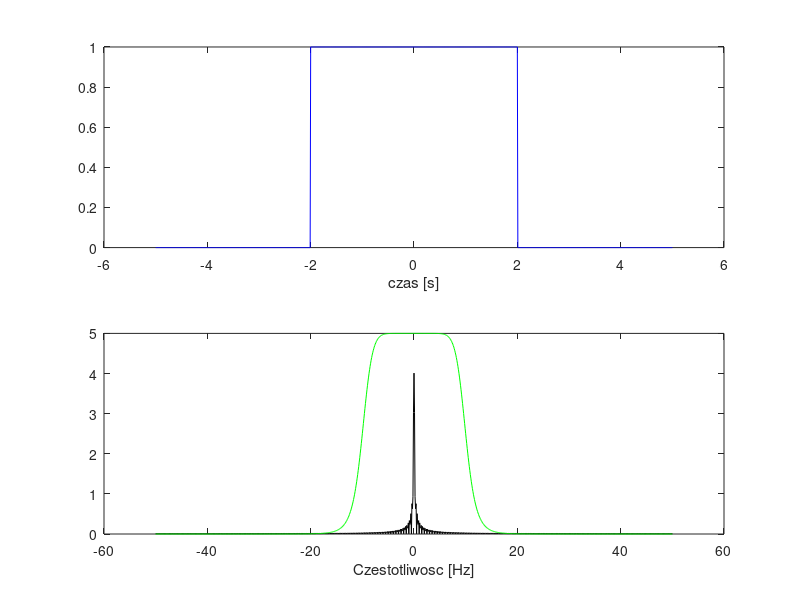

Reproduce this figure in MATLAB. (Note: this script raises an error after producing the figure.)
%%
close all; clear; clc;
% ZADANIE 1 (FILTRACJA SYGALLU !!!) 
%harmoniczny f=16hz, amp=1.2 , 
%harmoniczny; okres=0.1s (czylli f=1/0.1), amp=0.9, 
% trojkatna, % tw=1s, szer=3s, amp=3
%t=<-5,5>s, FS=100;

Fs=100;
t = -5:(1/Fs):5;
x3=3*((1-abs(t-1)/1.5)).*((abs(t-1))<=1.5); % amp=3, szer=3, sr=1
x1=1.2*sin(2*pi*16*t);
x2=0.9*sin(2*pi*(1/0.1)*t);
x=x1+x2+x3;
plot(t,x,'r')

subplot(211), plot(t,x,'b')
%subplot(212), plot(tc,xc,'c')
xlabel('czas [s]');
XT=fftshift(fft(x)); % przesuniecie transformaty
WA=abs(XT)/Fs; % widmo amplitudowe %%% dzielimy przez Fs poniewaz wykres za maly
%WF=angle(XT); % widmo fazowe
%f=linspace(0,Fs,length(t)); % wektor czestotliwosci (polecenie zwraca wektor od zera do Fs o dlugosci (t))
% WIDMO FAZOWE I AMPLITUDOWE JEST FUNKCJĄ CZESTOTLIWOŚCI A NIE CZASU!!!
% (polowa punktow zabrana za bledne myslenie)
f=linspace(-Fs/2,Fs/2,length(t)); % mozna f=10*t

filtr=1.0*(abs(f)<=13); % bo mamy f0 = 13 (wybralismy sami ppomiedzy szczytami) %filtr idealny
xn=real(ifft(ifftshift(filtr.*XT))); % obcinamy czesc urojona a 
% zostawiamy rzeczywista, to jest nas powrot do domeny czasu !

subplot(211), plot(t,x,'r',t,xn,'b')
subplot(212), plot(f,WA,'k',f,5*filtr,'g'); % ta 500 to na potrzeby 
% graficzne aby bylo widac filtr 
xlabel('Czestotliwosc [Hz]');

%%
close all; clear; clc;
% ZADANIE 1 (FILTRACJA SYGALLU !!!)  USUWAMY SKLADOWA 10 i -10 Hz
%harmoniczny f=16hz, amp=1.2 , harmo; okres=0.1s, amp=0.9, 
% trojkatna, % tw=1s, szer=3s, amp=3
%t=<-5,5>s, FS=100;

Fs=100;
t = -5:(1/Fs):5;
x3=3*((1-abs(t-1)/1.5)).*((abs(t-1))<=1.5); % amp=4, szer=4, sr=0
x1=1.2*sin(2*pi*16*t);
x2=0.9*sin(2*pi*(1/0.1)*t);
x=x1+x2+x3;
plot(t,x,'r')

subplot(211), plot(t,x,'*b')
%subplot(212), plot(tc,xc,'c')
xlabel('czas [s]');
XT=fftshift(fft(x)); % przesuniecie transformaty
WA=abs(XT)/Fs; % widmo amplitudowe %%% dzielimy przez Fs poniewaz wykres za maly
%WF=angle(XT); % widmo fazowe
%f=linspace(0,Fs,length(t)); % wektor czestotliwosci (polecenie zwraca wektor od zera do Fs o dlugosci (t))
% WIDMO FAZOWE I AMPLITUDOWE JEST FUNKCJĄ CZESTOTLIWOŚCI A NIE CZASU!!!
% (polowa punktow zabrana za bedne myslenie)
f=linspace(-Fs/2,Fs/2,length(t)); % mozna f=10*t
filtr=1.0*(abs(f)<=5 | abs(f)>=13) ; % bo mamy f0 = 13 (wybralismy sami pomiedzy szczytami)
xn=real(ifft(ifftshift(filtr.*XT))); % obcinamy czesc urojona a 
% zostawiamy rzeczywista, to jest nas powrot do domeny czasu !
subplot(211), plot(t,x,'r',t,xn,'b')
subplot(212), plot(f,WA,'k',f,5*filtr,'g'); % ta 500 to na potrzeby 
% graficzne aby bylo widac filtr 
xlabel('Czestotliwosc [Hz]');
%%
close all; clear; clc;
% ZADANIE 1 (FILTRACJA SYGALLU !!!)  USUWAMY SKLADOWA 10 i -10
% prostokatny, % sr=0, szer=2s, amp=1
%t=<-5,5>s, FS=100;

Fs=100;
t = -5:(1/Fs):5;
x=1*(abs(t)<=2);
plot(t,x,'r')

subplot(211), plot(t,x,'*b')
%subplot(212), plot(tc,xc,'c')
xlabel('czas [s]');
XT=fftshift(fft(x)); % przesuniecie transformaty
WA=abs(XT)/Fs; % widmo amplitudowe %%% dzielimy przez Fs poniewaz wykres za maly
%WF=angle(XT); % widmo fazowe
%f=linspace(0,Fs,length(t)); % wektor czestotliwosci (polecenie zwraca wektor od zera do Fs o dlugosci (t))
% WIDMO FAZOWE I AMPLITUDOWE JEST FUNKCJĄ CZESTOTLIWOŚCI A NIE CZASU!!!
% (polowa punktow zabrana za bedne myslenie)
f=linspace(-Fs/2,Fs/2,length(t)); % mozna f=10*t
%filtr=1.0*(abs(f)<=5 | abs(f)>=13) ; % bo mamy f0 = 13 (wybralismy sami pomiedzy szczytami)
filtr=1.0*(abs(f)<10);
tt=-50:50;
tt=exp(-tt.*tt/(2*256));
%filtr=conv(filtr,tt,'same');
filtrButtle=1./(1+(f./10).^10); % f0=10,N=3 FILTR BATTLwata
%filtrGauss=1*exp(-(f.*f)/(2*10*10));
xn=real(ifft(ifftshift(filtr.*XT))); % obcinamy czesc urojona a 
% zostawiamy rzeczywista, to jest nas powrot do domeny czasu !
subplot(211), plot(t,x,'r',t,xn,'b')
subplot(212), plot(f,WA,'k',f,5*filtrButtle,'g'); % ta 500 to na potrzeby 
% graficzne aby bylo widac filtr 
xlabel('Czestotliwosc [Hz]');
%%
close all; clc;
% ZADANIE 1 (FILTRACJA SYGALLU !!!)  USUWAMY SKLADOWA 10 i -10
% prostokatny, % sr=0, szer=2s, amp=1
%t=<-5,5>s, FS=100;

Fs=100;
t = -5:(1/Fs):5;
%x3=3*((1-abs(t-1)/1.5)).*((abs(t-1))<=1.5); % amp=4, szer=4, sr=0
%x1=1.2*sin(2*pi*16*t);
%x2=0.9*sin(2*pi*(1/0.1)*t);
%x=x1+x2+x3;
%x=1*(abs(t)<=2);
%plot(t,x,'r')

subplot(211), plot(t,x,'b')
%subplot(212), plot(tc,xc,'c')
xlabel('czas [s]');
XT=fftshift(fft(x)); % przesuniecie transformaty
WA=abs(XT)/Fs; % widmo amplitudowe %%% dzielimy przez Fs poniewaz wykres za maly
%WF=angle(XT); % widmo fazowe
%f=linspace(0,Fs,length(t)); % wektor czestotliwosci (polecenie zwraca wektor od zera do Fs o dlugosci (t))
% WIDMO FAZOWE I AMPLITUDOWE JEST FUNKCJĄ CZESTOTLIWOŚCI A NIE CZASU!!!
% (polowa punktow zabrana za bedne myslenie)
f=linspace(-Fs/2,Fs/2,length(t)); % mozna f=10*t
%filtr=1.0*(abs(f)<=5 | abs(f)>=13) ; % bo mamy f0 = 13 (wybralismy sami pomiedzy szczytami)
filtr=1.0*(abs(f)<10);
tt=-50:50;
tt=exp(-tt.*tt/(2*256));
filtr=conv(filtr,tt,'same');
%filtrBattle=1./(1+(f./10).^10); % f0=10,N=3 FILTR BATTLwata
%filtrGauss=1*exp(-(f.*f)/(2*10*10));
xn=real(ifft(ifftshift(filtr.*XT))); % obcinamy czesc urojona a 
% zostawiamy rzeczywista, to jest nas powrot do domeny czasu !
xF=filter(Fir,x);
xI=filter(iir,x);
dF=length(Fir.Numerator)/(2*Fs);
dI=length(iir.ScaleValues)/Fs;
xF=filtfilt(Fir.Numerator,1,x);
xI=filtfilt(iir.SosMatrix,1,x)
subplot(211), plot(t,x,'r',t,xn,'b')
subplot(212), plot(f,WA,'k',f,0.2*filtr,'g'); % ta 500 to na potrzeby 
% graficzne aby bylo widac filtr 
xlabel('Czestotliwosc [Hz]');



